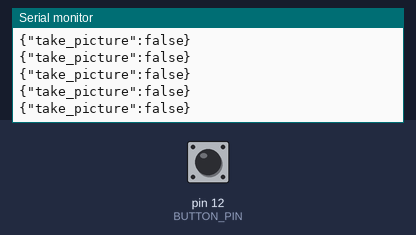
This sketch was run on a simulated Arduino Uno, built with avr-gcc and run on an emulated ATmega328P. Parts: the last lines printed to the serial monitor. The test bench sets the inputs (shaded band); at power-on: pin 12 (BUTTON_PIN) HIGH.

Above: at 1.2 s.
1.3 s: pin 12 (BUTTON_PIN) pulled LOW for 0.15 s
At 1.9 s:
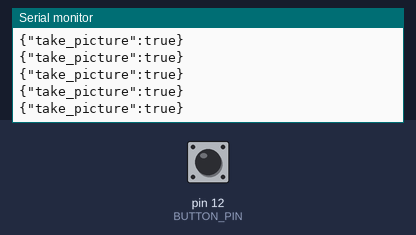
3.2 s: pin 12 (BUTTON_PIN) pulled LOW for 1 s
At 3.9 s:
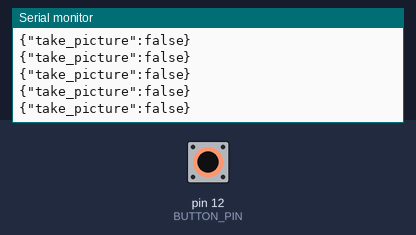

Measured:
- after the input at 1.3 s, the serial monitor: prints a new line at once (image 1)

The sketch:

button_toggler_test.ino
```cpp
#define ARDUINOJSON_SLOT_ID_SIZE 1
#define ARDUINOJSON_STRING_LENGTH_SIZE 1
#define ARDUINOJSON_USE_DOUBLE 0
#define ARDUINOJSON_USE_LONG_LONG 0

#include <ArduinoJson.h>

int BUTTON_PIN = 12;
int state = LOW;
int reading;
int previous = HIGH;
JsonDocument data;

void setup() {

   Serial.begin(115200);

   pinMode(BUTTON_PIN, INPUT_PULLUP);

   data["take_picture"] = false;

}

void loop(){

  reading = digitalRead(BUTTON_PIN);

  if (reading == LOW && previous == HIGH){
    if (state == HIGH){
      data["take_picture"] = false;
      state = LOW;
    }else{
      data["take_picture"] = true;
      state = HIGH;
    }
  }

  serializeJson(data, Serial);
  Serial.println();
  Serial.println();

  previous = reading;
}
```
